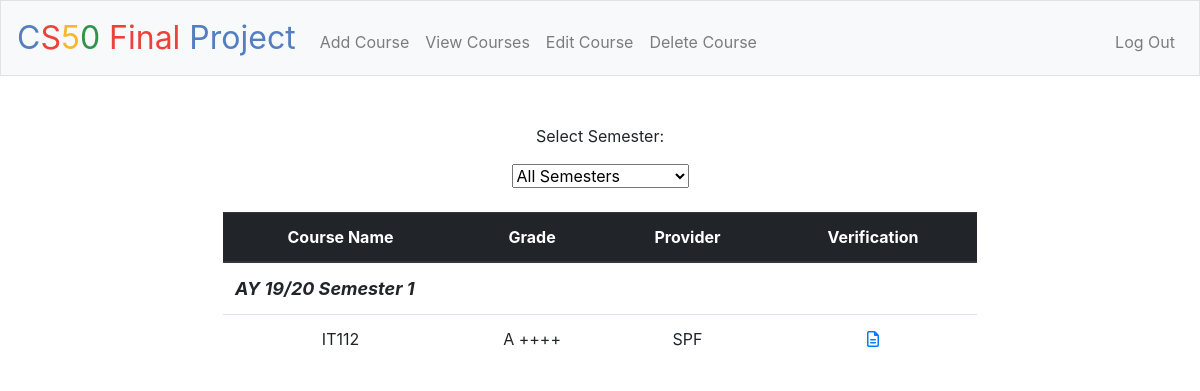
The page / (signed in) on the database its author committed.
### tables this page shows
CREATE TABLE 'courses'
(
'course_id' INTEGER PRIMARY KEY AUTOINCREMENT NOT NULL,
'course_name' TEXT NOT NULL,
'date_completed' TEXT NOT NULL, 
'course_provider' TEXT NOT NULL,
'course_description' TEXT NOT NULL,
'course_certificate_link' TEXT NOT NULL,
'course_grade' TEXT NOT NULL, 
'user_id' INTEGER NOT NULL, 
FOREIGN KEY(user_id) REFERENCES users(id)
);

### application.py (the view)
@app.route("/")
@login_required
def index():
    rows = db.execute("SELECT * FROM courses WHERE user_id = :user_id ORDER BY date_completed ASC", user_id = session['user_id'])
    parsed_rows = []
    index_counter = 0
    rows_by_date = {}
    for row in rows:
        values = {}
        index_counter = index_counter + 1
        values['index'] = index_counter
        values['name'] = row['course_name']
        values['provider'] = row['course_provider']
        values['grade'] = row['course_grade']
        values['link'] = row['course_certificate_link']
        current_date = get_semester(row['date_completed'])
        values['date'] = get_semester(row['date_completed'])
        values['actual_date'] = row['date_completed']
        if current_date not in rows_by_date.keys():
            temp_list = []
            temp_list.append(values)
            rows_by_date[current_date] = temp_list
        else:
            current_list = rows_by_date[current_date]
            current_list.append(values)
            rows_by_date[current_date] = current_list
    if ("updated_recently" in request.args) and (request.args['updated_recently'] == 'True'):
        flash("Your courses have been updated")
        return render_template("index.html", rows_by_date = rows_by_date)
    else:
        return render_template("index.html", rows_by_date = rows_by_date)

### application.py (called while the page is built)
@app.after_request
def after_request(response):
    response.headers["Cache-Control"] = "no-cache, no-store, must-revalidate"
    response.headers["Expires"] = 0
    response.headers["Pragma"] = "no-cache"
    return response

### helpers.py (called while the page is built)
def login_required(f):
    @wraps(f)
    def decorated_function(*args, **kwargs):
        if session.get("user_id") is None:
            return redirect("/login")
        return f(*args, **kwargs)
    return decorated_function

### templates/index.html (shortened to what this page needs)
{% extends "layout.html" %}
{% block main %}
<div class="select-semester">
    <p>Select Semester: </p>
    <select onchange = "updateTable()" id = "semester_to_display">
        <option value="select_all" selected>All Semesters</option>
    </select>
</div>
<br>
<table class = "table" id = "display_table">
        <thead class="thead-dark">
            <tr>
                <th> Course Name </th>
                <th> Grade </th>
                <th> Provider </th>
                <th> Verification </th>
            </tr>
        </thead>
        <tbody id = "tbody">
            {% for single_sem in rows_by_date.keys() %}
                <tr>
                    <td colspan = "4" style="text-align:left; font-size: 18px;"><b><i>{{ single_sem }}</i></b></td>
                </tr>
                {% for course in rows_by_date[single_sem] %}
                <tr>
                    <td> {{ course['name'] }} </td>
                    <td> {{ course['grade'] }} </td>
                    <td> {{ course['provider'] }} </td>
                    <td>
                        <a href="{{ course['link'] }}"> <i class='far fa-file-alt'></i></a>
                    </td>
                </tr>
                {% endfor %}
            {% endfor %}
        </tbody>
    </table>
{% endblock %}

### rows shown on the page
courses: name "IT112", grade "A ++++", provider "SPF"

### other values the page prints
{{ single_sem }} "AY 19/20 Semester 1"
